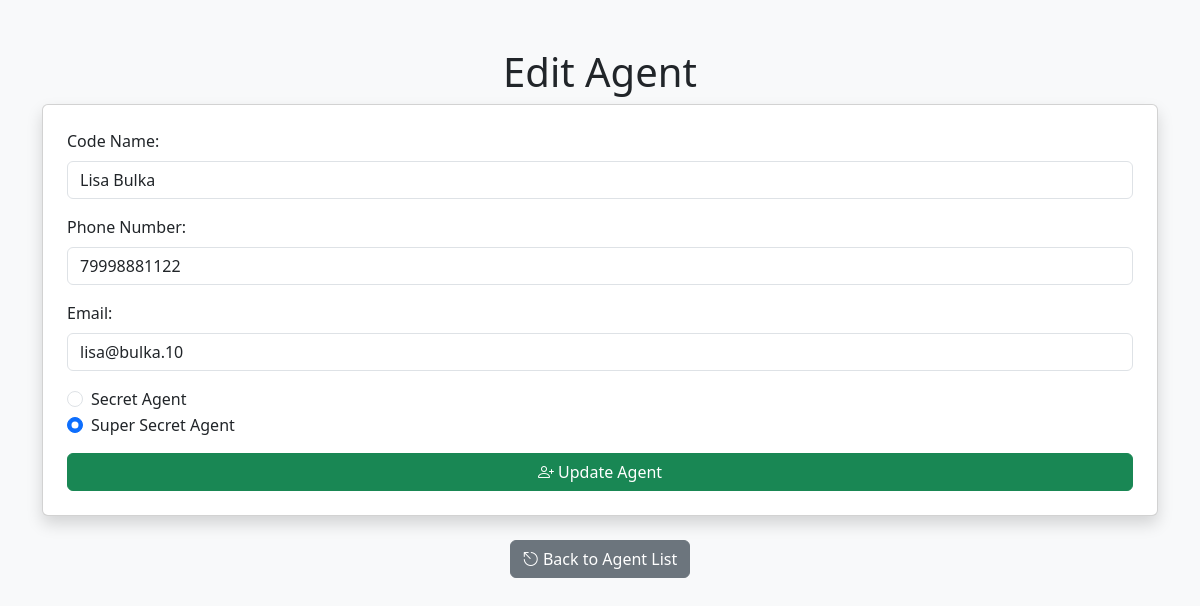
Page /edit/2 on the committed database.
### app.py (models this page shows, shortened)
class Agents(db.Model):
    id = db.Column(db.Integer, primary_key=True)
    code_name = db.Column(db.String(40), nullable=False, unique=True)
    phone = db.Column(db.Integer)
    email = db.Column(db.String(50), nullable=False)
    secret_level = db.Column(db.Enum(LevelSecret), nullable=False)

### app.py (the view, shortened to what this page needs)
@app.route('/edit/<int:id>', methods=['GET', 'POST'])
def edit_agent(id):
    agent = Agents.query.get_or_404(id)  # Получаем задачу по ID
    return render_template('edit.html', agent=agent, level=LevelSecret, theme='light')

### templates/edit.html (shortened to what this page needs)
<!DOCTYPE html>
<html lang="en">
<head>
    <link href="https://cdn.jsdelivr.net/npm/bootstrap@5.3.0/dist/css/bootstrap.min.css" rel="stylesheet">
    <link href="https://cdn.jsdelivr.net/npm/bootstrap-icons@1.10.5/font/bootstrap-icons.css" rel="stylesheet">
</head>
<body class="bg-{{ theme }}">
    <div class="container mt-5">
        <h1 class="text-center">Edit Agent</h1>
        <div class="card shadow p-4">
            <form method="POST">
                <div class="mb-3">
                    <label for="code-name" class="form-label">Code Name:</label>
                    <input type="text" id="code-name" name="code-name" class="form-control" value="{{ agent.code_name.title() }}" required>
                </div>
                <div class="mb-3">
                    <label for="phone" class="form-label">Phone Number:</label>
                    <input type="tel" id="phone" name="phone" class="form-control" value="{{ agent.phone }}">
                </div>
                <div class="mb-3">
                    <label for="email" class="form-label">Email:</label>
                    <input type="email" id="email" name="email" class="form-control" value="{{ agent.email }}" required>
                </div>
                 <div class="mb-3">
                    <div class="form-check">
                        <input class="form-check-input" type="radio" name="secret-level" id="secret-level" value="0">
                        <label class="form-check-label" for="secret-level">Secret Agent</label>
                    </div>
                    <div class="form-check">
                        <input class="form-check-input" type="radio" name="secret-level" id="super-secret-level" value="1" checked>
                        <label class="form-check-label" for="super-secret-level">Super Secret Agent</label>
                    </div>
                </div>
                <button type="submit" class="btn btn-success w-100"><i class="bi bi-person-plus"></i> Update Agent</button>
            </form>
        </div>
        <div class="text-center mt-4">
            <a href="{{ url_for('get_agents') }}" class="btn btn-secondary"><i class="bi bi-escape"></i> Back to Agent List</a>
        </div>
    </div>
</body>
</html>

### rows in the picture
Agents: code-name "Lisa Bulka", phone "79998881122", email "lisa@bulka.10"
